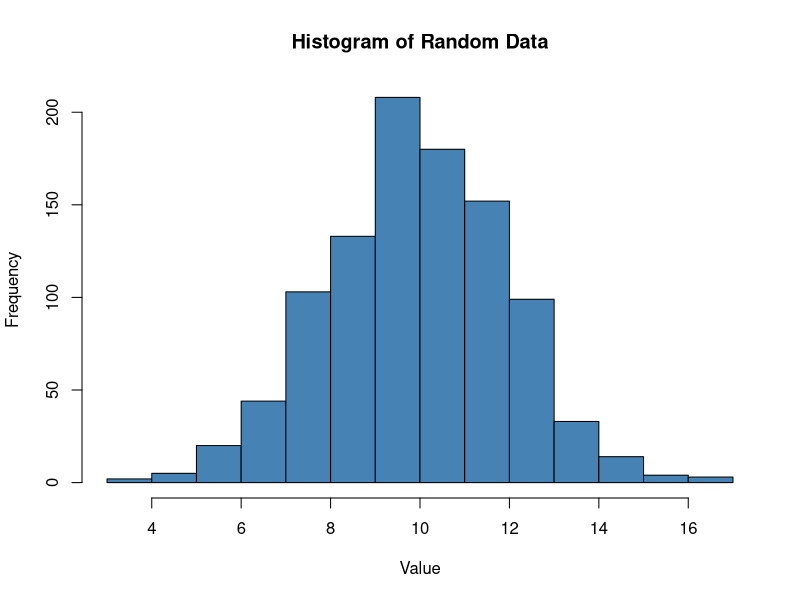
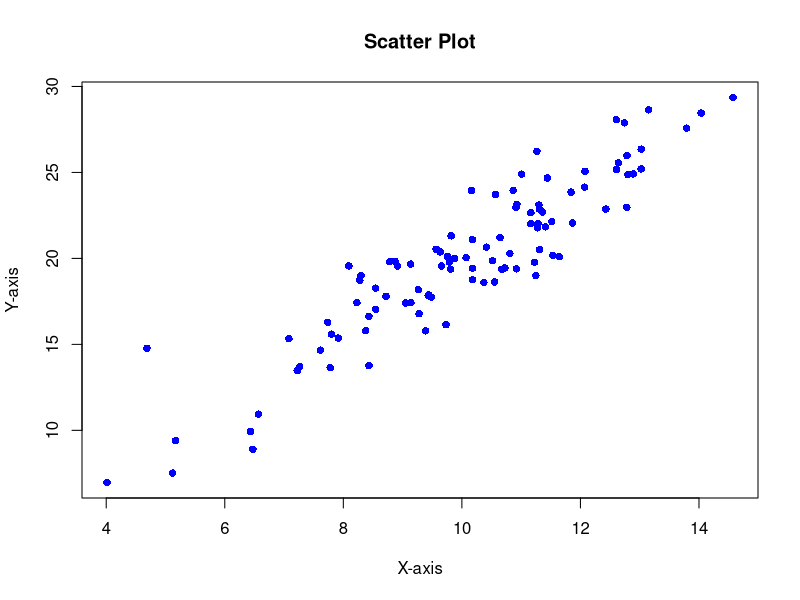
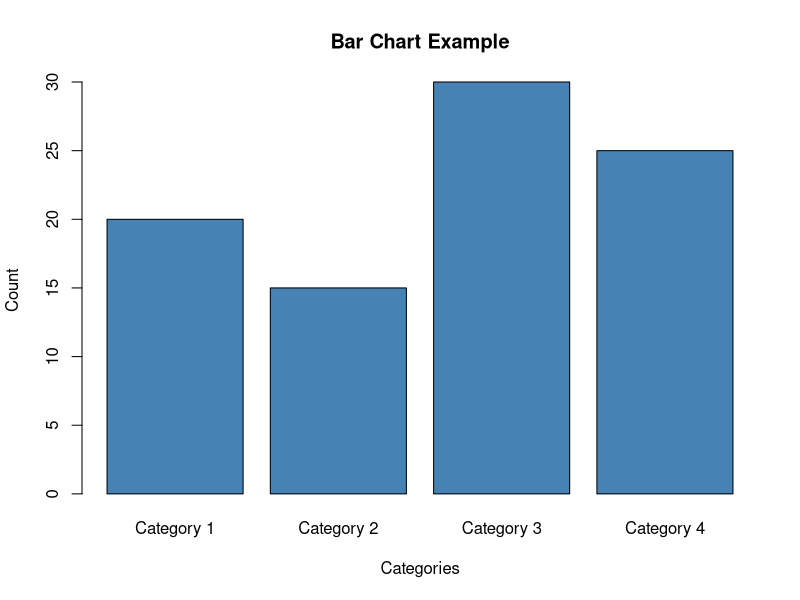
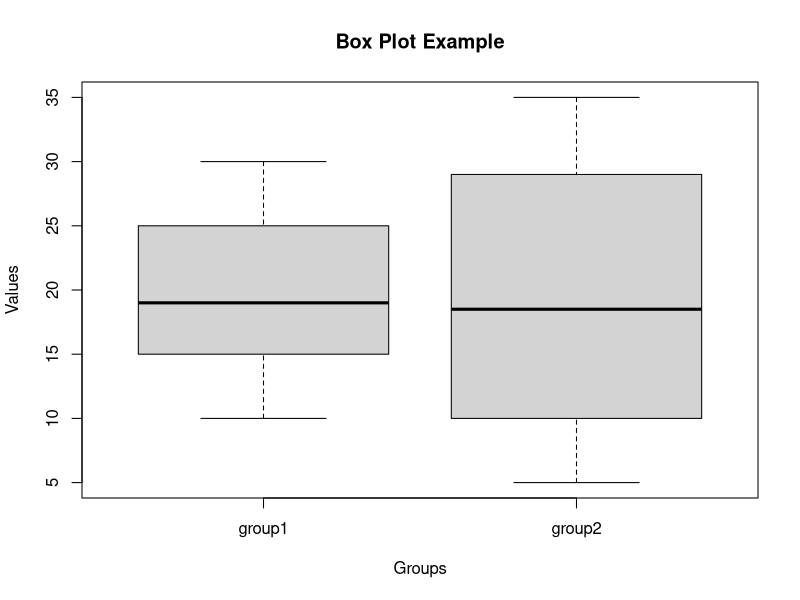
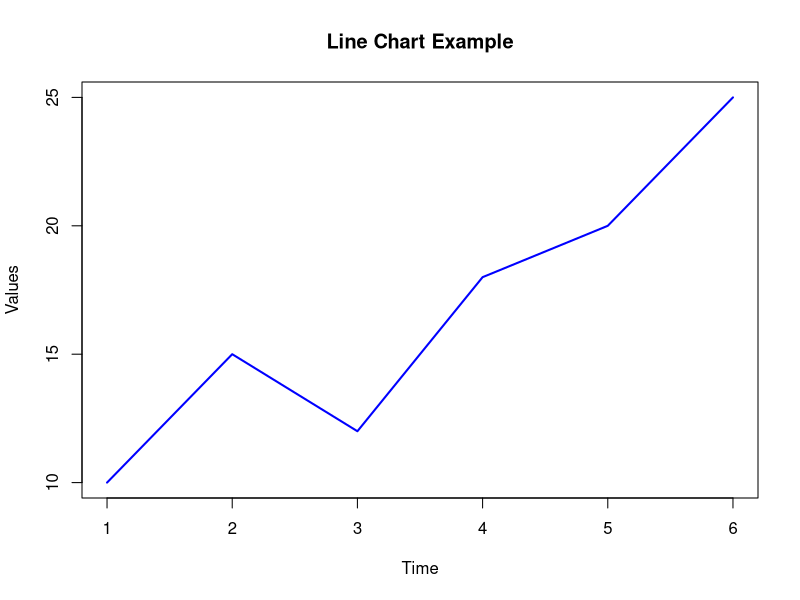

Source code (R) for these figures, in order:
## ---- chunk 1
knitr::opts_chunk$set(echo = TRUE)
## ---- chunk 2
# Generate random data
set.seed(42)
data <- rnorm(1000, mean = 10, sd = 2)

# Create a histogram
hist(data, breaks = "Sturges", col = "steelblue", main = "Histogram of Random Data", xlab = "Value", ylab = "Frequency")

## ---- chunk 3
# Generate random data
set.seed(42)
x <- rnorm(100, mean = 10, sd = 2)
y <- 2 * x + rnorm(100, mean = 0, sd = 2)

# Create a scatter plot
plot(x, y, main = "Scatter Plot", xlab = "X-axis", ylab = "Y-axis", col = "blue", pch = 16)

## ---- chunk 4
# Sample data
categories <- c("Category 1", "Category 2", "Category 3", "Category 4")
counts <- c(20, 15, 30, 25)

# Create a bar chart
barplot(counts, names.arg = categories, col = "steelblue", main = "Bar Chart Example", xlab = "Categories", ylab = "Count")

## ---- chunk 5
# Sample data
data <- list(
  group1 = c(10, 15, 18, 20, 25, 30),
  group2 = c(5, 8, 12, 15, 22, 28, 30, 35)
)

# Create a box plot
boxplot(data, horizontal = FALSE, main = "Box Plot Example", xlab = "Groups", ylab = "Values")

## ---- chunk 6
# Sample data
time <- c(1, 2, 3, 4, 5, 6)
values <- c(10, 15, 12, 18, 20, 25)

# Create a line chart
plot(time, values, type = "l", col = "blue", lwd = 2, main = "Line Chart Example", xlab = "Time", ylab = "Values")

